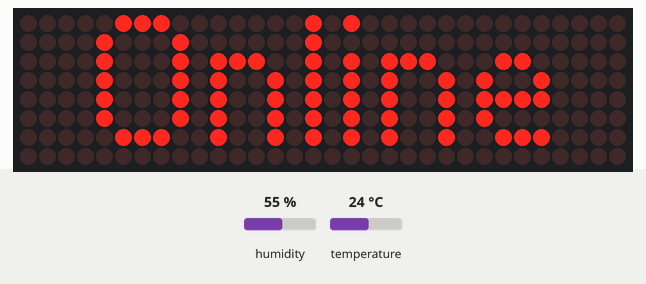
The sketch below on a simulated ESP32. Parts: 32×8 LED matrix. Inputs (shaded band) come from the test bench; at power-on: temperature 24 °C, humidity 55 %. WiFi joins after 1.5 s; servers stay silent unless stated; network time is answered at once with the bench clock; the local clock reads 2024-03-15 10:24:30 at power-on unless the sketch sets it; what the sketch prints to the serial monitor is not drawn.

Above: at 4.8 s.
At 10.1 s:
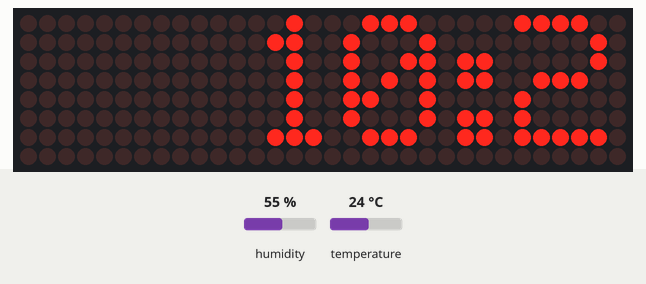
10.3 s: temperature set to 12 °C
At 22.24 s:
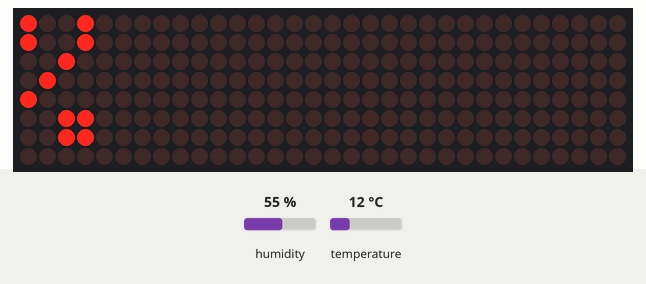

Measured:
- what the display in image 0 shows lasts 1.0 s, from 4.8 s to 5.8 s

The sketch:

Time_Temp_MDMAX72_display_Matrix_Esp32.ino
```cpp
#include <MD_Parola.h>
#include <MD_MAX72xx.h>
#include <SPI.h>
#include <WiFi.h>
#include <NTPClient.h>
#include <WiFiUdp.h>
#include <DHT.h>
#include <DHT_U.h>

// Definição de pinos do ESP32
#define MAX_DEVICES 4 // Número de módulos MAX7219 em cascata
#define DATA_PIN 23   // Pino DIN
#define CLK_PIN 18    // Pino CLK
#define CS_PIN 5      // Pino CS

#define DHTPIN 4      // Pino de dados do sensor DHT11
#define DHTTYPE DHT11 // Define o tipo de sensor DHT

// Inicializa o objeto MD_Parola
MD_Parola myDisplay = MD_Parola(MD_MAX72XX::FC16_HW, DATA_PIN, CLK_PIN, CS_PIN, MAX_DEVICES);
DHT dht(DHTPIN, DHTTYPE);

const char *ssid = "Rede Casa";
const char *password = "gerlianexavier23";

WiFiUDP ntpUDP;
NTPClient timeClient(ntpUDP, "pool.ntp.org", -3 * 3600, 60000);

// Variável para armazenar o tempo da última atualização
unsigned long previousMillis = 0;
const long interval = 1000; // Intervalo para atualizar a hora (1 minuto)

void setup() {
  Serial.begin(9600);
  WiFi.begin(ssid, password);
  while (WiFi.status() != WL_CONNECTED) {
    delay(1000);
    Serial.println("Connecting to WiFi...");
  }
  Serial.println("Connected to WiFi");

  timeClient.begin();
  dht.begin();

  // Inicializa o display
  myDisplay.begin();
  myDisplay.setIntensity(10); // Ajusta a intensidade (brilho) dos LEDs (0-15)
  myDisplay.displayClear();

  // Configura o texto inicial
  myDisplay.displayText("Online", PA_CENTER, 100, 1000, PA_SCROLL_LEFT, PA_SCROLL_LEFT);
}

void loop() {
  unsigned long currentMillis = millis();

  // Atualiza a hora a cada minuto
  if (currentMillis - previousMillis >= interval) {
    previousMillis = currentMillis;
    timeClient.update();
  }

  unsigned long epochTime = timeClient.getEpochTime();
  struct tm *timeinfo;
  timeinfo = localtime((const time_t *)&epochTime);

  // Formata a hora e os minutos em uma string
  char timeStr[6]; // HH:MM
  snprintf(timeStr, sizeof(timeStr), "%02d:%02d", timeinfo->tm_hour, timeinfo->tm_min);

  // Lê a temperatura e a umidade do sensor DHT11
  float humidity = dht.readHumidity();
  float temperature = dht.readTemperature();

  // Verifica se a leitura falhou
  if (isnan(humidity) || isnan(temperature)) {
    Serial.println("Failed to read from DHT sensor!");
    return;
  }

  // Formata a temperatura e a umidade em uma string
  char tempHumStr[16];
  snprintf(tempHumStr, sizeof(tempHumStr), " %.1fC %.1f%% ", temperature, humidity);

  // Atualiza o display
  if (myDisplay.displayAnimate()) {
    myDisplay.displayReset();
    // Alterna entre a hora e a leitura do sensor
    static bool showTime = true;
    if (showTime) {
      myDisplay.displayText(timeStr, PA_CENTER, 80, 2000, PA_SCROLL_LEFT, PA_SCROLL_LEFT);
    } else {
      myDisplay.displayText(tempHumStr, PA_CENTER, 80, 500, PA_SCROLL_LEFT, PA_SCROLL_LEFT);
    }
    showTime = !showTime;
  }
}
```
